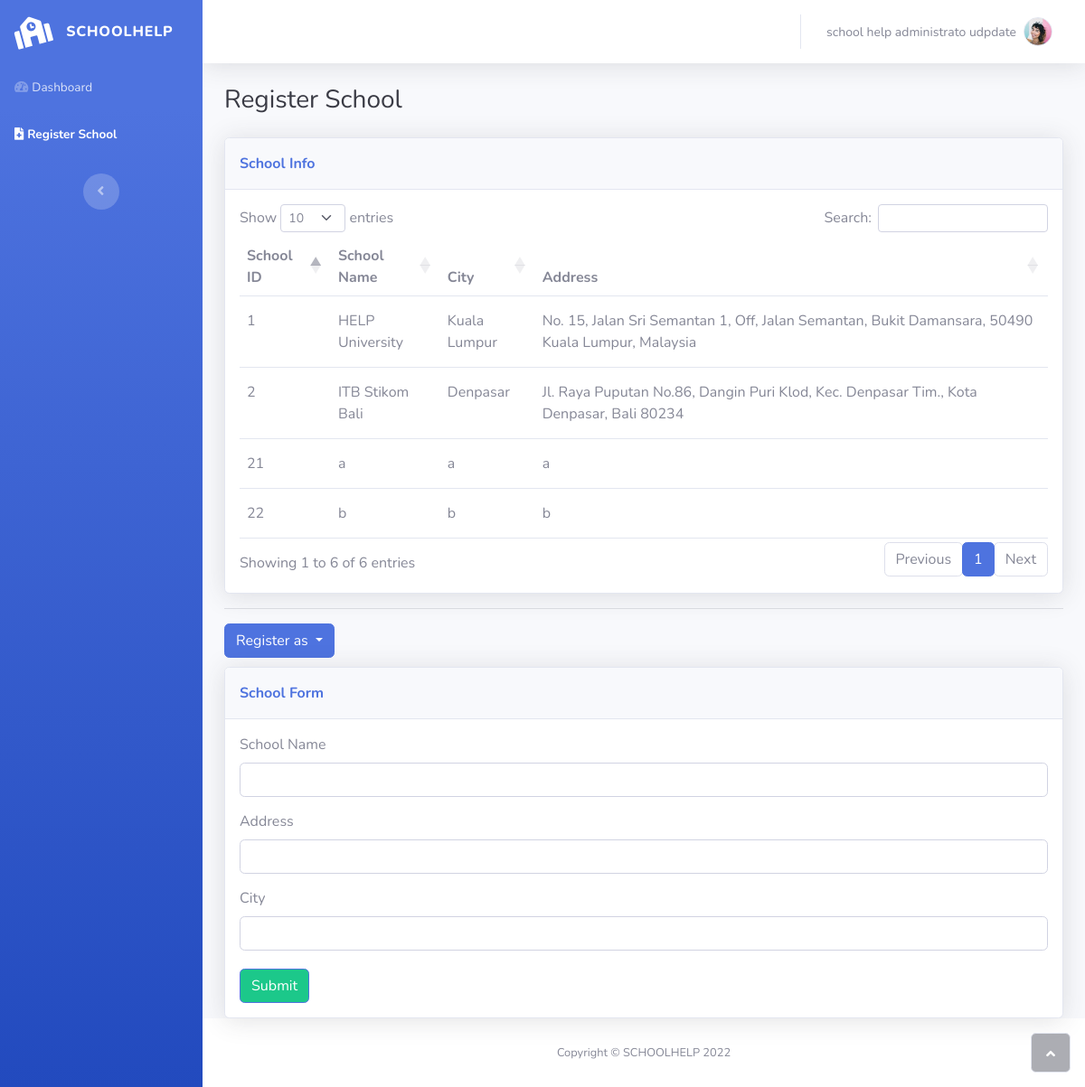
The app's page /pages/register-school.php (signed in) with its own data.
### tables this page shows
CREATE TABLE `school` (
  `schoolid` int(11) NOT NULL,
  `schoolname` varchar(30) NOT NULL,
  `address` varchar(255) NOT NULL,
  `city` varchar(50) NOT NULL
);

### pages/register-school.php (the view, shortened to what this page needs)
<!DOCTYPE html>
<html lang="en">
<head>
    <link rel="stylesheet" href="../assets/bootstrap/css/bootstrap.min.css">
    <link rel="stylesheet" href="../assets/bootstrap/css/dataTables.bootstrap5.min.css">
    <link rel="stylesheet" href="../assets/bootstrap/css/datatables.css">
    <link rel="stylesheet" href="../assets/fonts/fontawesome-all.min.css">
</head>
<body id="page-top">
<div id="wrapper">
    <nav class="navbar navbar-dark align-items-start sidebar sidebar-dark accordion bg-gradient-primary p-0">
        <div class="container-fluid d-flex flex-column p-0"><a class="navbar-brand d-flex justify-content-center align-items-center sidebar-brand m-0" href="#">
                <div class="sidebar-brand-icon rotate-n-15"><i class="fas fa-school"></i></div>
                <div class="sidebar-brand-text mx-3"><span>schoolhelp</span></div>
            </a>
            <ul class="navbar-nav text-light" id="accordionSidebar">
                <li class="nav-item"><a class="nav-link" href="home-administrator.php"><i class="fas fa-tachometer-alt"></i><span>Dashboard</span></a></li>
                <li class="nav-item"><a class="nav-link active" href="register-school.php"><i class="fas fa-file-medical"></i><span>Register School</span></a></li>
            </ul>
            <div class="text-center d-none d-md-inline">
                <button class="btn rounded-circle border-0" id="sidebarToggle" type="button"></button>
            </div>
        </div>
    </nav>
    <div class="d-flex flex-column" id="content-wrapper">
        <div id="content">
            <nav class="navbar navbar-light navbar-expand bg-white shadow mb-4 topbar static-top">
                <div class="container-fluid">
                    <ul class="navbar-nav flex-nowrap ms-auto">
                        <li class="nav-item dropdown no-arrow">
                            <div class="nav-item dropdown no-arrow">
                                <a class="dropdown-toggle nav-link"
                                   aria-expanded="false"
                                   data-bs-toggle="dropdown"
                                   href="#">
                                    <span class="d-none d-lg-inline me-2 text-gray-600 small">
                                        <?php echo $_SESSION['fullname']; ?>
                                    </span>
                                    <img class="border rounded-circle img-profile"
                                         src="../assets/img/avatars/avatar1.jpeg">
                                </a>
                            </div>
                        </li>
                    </ul>
                </div>
            </nav>
            <div class="container-fluid">
                <h3 class="text-dark mb-4">Register School</h3>
                <div class="card shadow">
                    <div class="card-header py-3">
                        <p class="text-primary m-0 fw-bold">School Info</p>
                    </div>
                    <div class="card-body">
                        <table id="schoolinfotable" class="table overflow-auto" style="width: 100%;">
                            <thead>
                            <tr>
                                <th>School ID</th>
                                <th>School Name</th>
                                <th>City</th>
                                <th>Address</th>
                            </tr>
                            </thead>
                            <tbody>
                            <?php
                            include "action/connection.php";
                            $query = ("SELECT * FROM `school`");
                            $result = mysqli_query($connect, $query);
                            if ($result->num_rows > 0) {
                                while ($row = $result->fetch_assoc()) {
                                    echo '<tr>';
                                    echo '<td>' . $row["schoolid"] . '</td>';
                                    echo '<td>' . $row["schoolname"] . '</td>';
                                    echo '<td>' . $row["city"] . '</td>';
                                    echo '<td>' . $row["address"] . '</td>';
                                    echo '</tr>';
                                }
                            }
                            ?>
                            </tbody>
                        </table>
                    </div>
                </div>
                <hr>
                <div class="dropdown">
                    <button class="btn btn-primary dropdown-toggle" aria-expanded="false" data-bs-toggle="dropdown"
                            type="button" style="margin-bottom: 10px;">Register as
                    </button>
                </div>
                <?php
                if (isset($_GET['message'])) {
                if ($_GET['message'] == "register-administrator-success" or
                $_GET['message'] == "register-administrator-fail" or
                $_GET['message'] == "invaliduser" or
                $_GET['message'] == "username-fail"){
                ?>
                <div class="card shadow" id="school-form" style="display: none">
                    <?php
                    }
                    }
                    else {
                    ?>
                    <div class="card shadow" id="school-form">
                        <?php
                        }
                        ?>
                        <div class="card-header py-3">
                            <p class="text-primary m-0 fw-bold">School Form</p>
                        </div>
                        <div class="card-body">
                            <form method="post" action="action/register-school-action.php">
                                <label class="form-label">School Name</label>
                                <div class="input-group">
                                    <input class="form-control"
                                           type="text"
                                           name="schoolname"
                                           required="required">
                                </div>
                                <label class="form-label" style="margin-top: 15px;">Address</label>
                                <div class="input-group">
                                    <input class="form-control"
                                           type="text"
                                           name="address"
                                           required="required">
                                </div>
                                <label class="form-label" style="margin-top: 15px;">City</label>
                                <div class="input-group">
                                    <input class="form-control"
                                           type="text"
                                           name="city"
                                           required="required">
                                </div>
                                <button class="btn btn-primary" type="submit" style="background: var(--bs-green);margin-top: 20px;">Submit</button>
                            </form>
                        </div>
                    </div>
                        </div>
                    </div>
                    <footer class="bg-white sticky-footer">
                        <div class="container my-auto">
                            <div class="text-center my-auto copyright"><span>Copyright © SCHOOLHELP 2022</span></div>
                        </div>
                    </footer>
                </div>
                <a class="border rounded d-inline scroll-to-top" href="#page-top"><i class="fas fa-angle-up"></i></a>
            </div>
</body>
</html>

### records on screen
school: schoolid "1", schoolname "HELP University", city "Kuala Lumpur", address "No. 15, Jalan Sri Semantan 1, Off, Jalan Semantan, Bukit Damansara, 50490 Kuala Lumpur, Malaysia"
school: schoolid "2", schoolname "ITB Stikom Bali", city "Denpasar", address "Jl. Raya Puputan No.86, Dangin Puri Klod, Kec. Denpasar Tim., Kota Denpasar, Bali 80234"
school: schoolid "21", schoolname "a", city "a", address "a"
school: schoolid "22", schoolname "b", city "b", address "b"

### other values on screen
$_SESSION['fullname'] "school help administrato udpdate"
